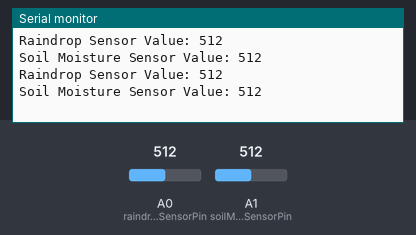
A sketch run on a simulated Arduino Uno, built with avr-gcc and run on an emulated ATmega328P. Parts: the last lines printed to the serial monitor. The test bench sets the inputs (shaded band); at power-on: A0 (raindropSensorPin) = 512, A1 (soilMoistureSensorPin) = 512.

Above: at 1.8 s.
1.9 s: A0 (raindropSensorPin) set to 716
At 2.6 s:
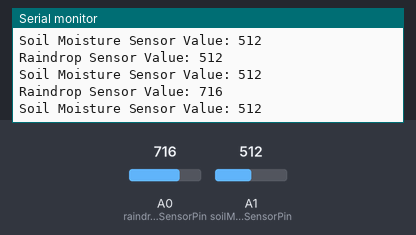
3.4 s: A1 (soilMoistureSensorPin) set to 716
At 4.7 s:
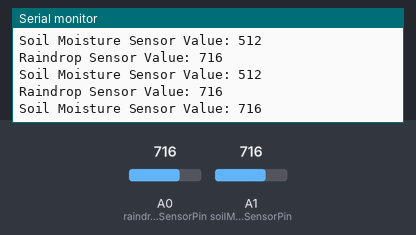
4.9 s: A0 (raindropSensorPin) set to 900
At 5.8 s:
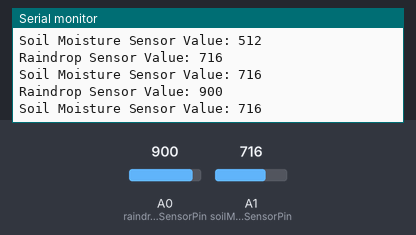
6.4 s: A1 (soilMoistureSensorPin) set to 900
At 7.8 s:
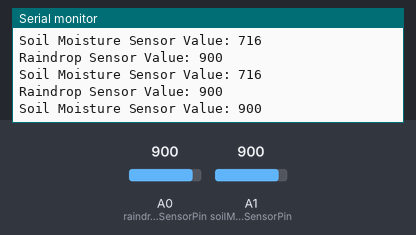
Timing chart, 0 to 8.9 s (numbered marks = the images above; inputs shaded):
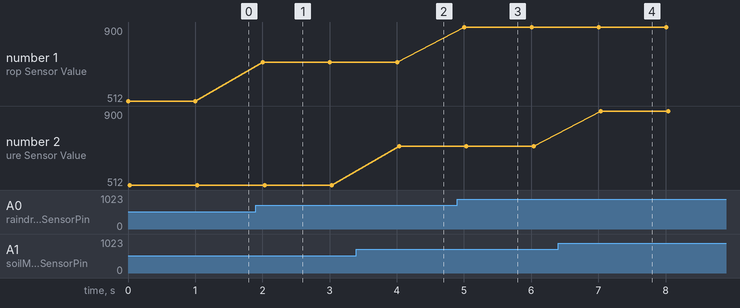

The sketch:

Chapter_4_Soil_Moisture_sensor_analog_basic.ino
```cpp
// Define analog sensor pins
const int raindropSensorPin = A0;
const int soilMoistureSensorPin = A1;

void setup() {
  Serial.begin(9600); // Initialize serial communication for debugging
}

void loop() {
  // Read analog sensor values
  int raindropValue = analogRead(raindropSensorPin);
  int soilMoistureValue = analogRead(soilMoistureSensorPin);

  // Print sensor values to serial monitor
  Serial.print("Raindrop Sensor Value: ");
  Serial.println(raindropValue);
  Serial.print("Soil Moisture Sensor Value: ");
  Serial.println(soilMoistureValue);

  // Add your logic based on sensor readings here
  // Example: if (raindropValue > threshold) { // Do something }

  delay(1000); // Delay for stability
}
```

Measured:
- after the input at 1.9 s, the serial monitor: prints a new line after 0.10 s (image 1)
- after the input at 3.4 s, the serial monitor: prints a new line after 0.63 s (image 2)
- after the input at 4.9 s, the serial monitor: prints a new line after 0.11 s (image 3)
- after the input at 6.4 s, the serial monitor: prints a new line after 0.64 s (image 4)
- plotted number 1: 512 → 716 after the input at 1.9 s, 716 → 900 after the input at 4.9 s
